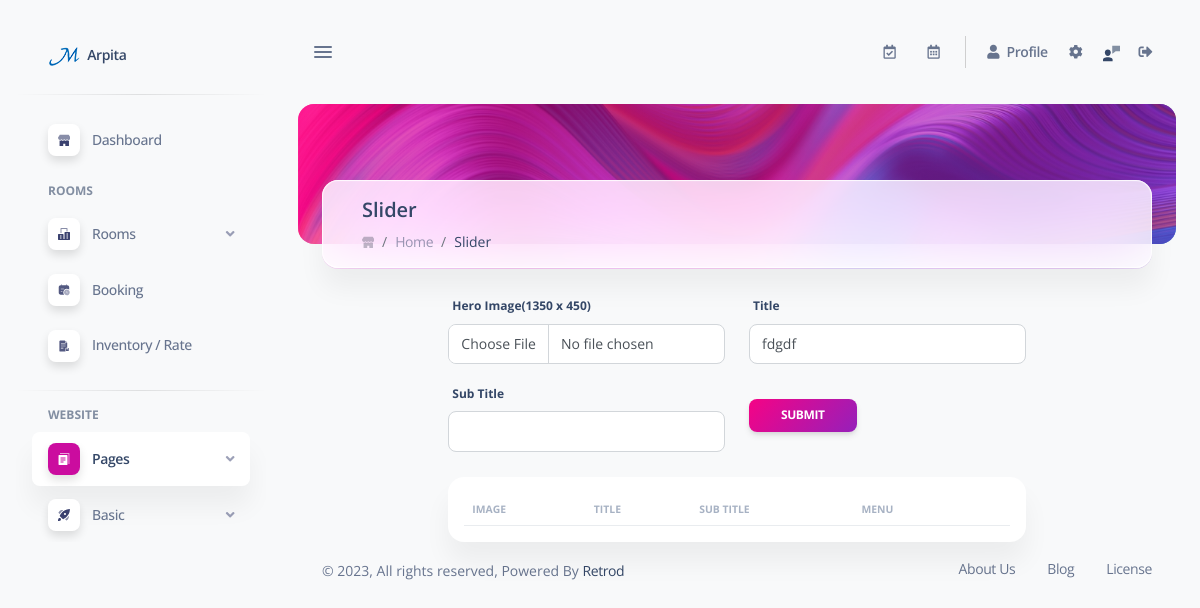
Page /be/admin/hero-section.php?update=6 (signed in) on the committed database.
### tables this page shows
CREATE TABLE `profile` (
  `id` int(11) NOT NULL,
  `name` varchar(250) NOT NULL,
  `email` varchar(250) NOT NULL,
  `primaryphone` varchar(150) NOT NULL,
  `address` text NOT NULL,
  `district` varchar(250) NOT NULL,
  `pincode` varchar(250) NOT NULL,
  `gst` varchar(250) NOT NULL,
  `description` text NOT NULL,
  `logo` varchar(250) NOT NULL,
  `logo2` varchar(250) NOT NULL,
  `favicon` varchar(250) NOT NULL,
  `url` varchar(550) NOT NULL,
  `checkIn` varchar(250) NOT NULL,
  `checkOut` varchar(250) NOT NULL,
  `waNo` varchar(15) DEFAULT NULL,
  `fbLink` varchar(250) NOT NULL,
  `inLink` varchar(250) NOT NULL,
  `twLink` varchar(250) NOT NULL
);

CREATE TABLE `herosection` (
  `id` int(11) NOT NULL,
  `page` int(11) NOT NULL,
  `img` varchar(250) NOT NULL,
  `title` varchar(250) NOT NULL,
  `subTitle` varchar(250) NOT NULL,
  `description` text NOT NULL,
  `status` int(11) NOT NULL DEFAULT 1
);

### be/admin/include/function.php (called while the page is built, shortened)
<?php
function hotelDetail(){
    global $conDB;
    $sql = mysqli_query($conDB, "select * from profile");
    $row = mysqli_fetch_assoc($sql);
    return $row;
}
function getSlider($sid='',$page=''){
    global $conDB;
    $sql = "select * from herosection where id!=''";
    if($sid != ''){
        $sql .= " and id = '$sid'";
    }
    $query = mysqli_query($conDB, $sql);
    $data = array();
    if(mysqli_num_rows($query)>0){
        while($row = mysqli_fetch_assoc($query)){
            $data[] = [
                    'id'=>$row['id'],
                    'title'=>$row['title'],
                    'subtitle'=>$row['subTitle'],
                    'img'=>$row['img'],
                    'status'=>$row['status'],
                    'page'=>$row['page'],
                ];
        }
    }else{
        $data = array();
    }
    return $data;
}
?>

### be/admin/hero-section.php (the view, shortened to what this page needs)
<?php
include (SERVER_INCLUDE_PATH.'db.php');
include (SERVER_INCLUDE_PATH.'function.php');
$title = '';
$subTitle = '';
if(isset($_GET['update'])){
    $upId = $_GET['update'];
    $title = getSlider($upId)[0]['title'];
    $subTitle = getSlider($upId)[0]['subtitle'];
}
?>
<!DOCTYPE html>
<html lang="en">
<head>
  <link href="css/icons.css" rel="stylesheet">
  <link href="css/svg.css" rel="stylesheet">
  <link id="pagestyle" href="css/getbootstrap.css" rel="stylesheet">
  <link id="pagestyle" href="css/style.css" rel="stylesheet">
  <link rel="stylesheet" href="https://cdnjs.cloudflare.com/ajax/libs/font-awesome/5.15.0/css/all.min.css">
</head>
<body class="g-sidenav-show  bg-gray-100">
<?php include(SERVER_ADMIN_SCREEN_PATH.'sidebar.php') ?>
  <main class="main-content position-relative max-height-vh-100 h-100 border-radius-lg ">
    <?php include(SERVER_ADMIN_SCREEN_PATH.'navbar.php') ?>
        <div class="container-fluid">
            <div class="page-header min-height-140 border-radius-xl mt-4"
                style="background-image: url('<?php echo FRONT_SITE_IMG.'headerBg.webp' ?>'); background-position-y: 50%;">
                <span class="mask bg-gradient-primary opacity-6"></span>
            </div>
            <div class="card card-body blur shadow-blur mx-4 mt-n6 overflow-hidden">
                <div class="row gx-4">
                    <div class="col-auto">
                    </div>
                    <div class="col-auto my-auto">
                        <div class="h-100">
                            <h5 class="mb-1">
                                Slider
                            </h5>
                            <ol class="breadcrumb bg-transparent mb-0 pb-0 pt-1 px-0 me-sm-6 me-5">
                                <li class="breadcrumb-item text-sm">
                                    <a class="opacity-3 text-dark" href="javascript:;.html">
                                    </a>
                                </li>
                                <li class="breadcrumb-item text-sm"><a class="opacity-5 text-dark" href="<?php echo FRONT_BOOKING_SITE ?>">Home</a></li>
                                <li class="breadcrumb-item text-sm text-dark active" aria-current="page">Slider</li>
                            </ol>
                        </div>
                    </div>
                </div>
            </div>
        </div>
        <div class="container-fluid py-4" id="manage_room">
            <div class="row">
                <div class="col-12">
                    <div class="multisteps-form">
                        <div class="row">
                            <div class="col-12 col-lg-8 m-auto">
                            <form action="" method="post" enctype="multipart/form-data">
                                <div class="row p0" style="align-items: center;">
                                    <div class="form_group col-md-6 mb-3">
                                        <label for="roomImage1">Hero Image(1350 x 450)</label>
                                        <input class="form-control" type="file" id="roomImage1" name="heroImage">
                                    </div>
                                    <div class="form_group col-md-6 mb-3">
                                        <label for="title">Title</label>
                                        <input class="form-control" type="text" name="title" id="title" value="<?php echo $title ?>">
                                    </div>
                                    <div class="form_group col-md-6">
                                        <label for="subTitle">Sub Title</label>
                                        <input class="form-control" type="text" name="subTitle" id="subTitle" value="<?php echo $subTitle ?>">
                                    </div>
                                    <div class="form_group col-md-6" style="margin-bottom: 0;">
                                        <button class="btn bg-gradient-primary btn-sm mb-0" type="submit" name="submit">Submit</button>
                                    </div>
                                </div>
                            </form>
                            <div class="s25"></div>
                            <div class="card p-3">
                                <div class="table-responsive">
                                    <table class="table align-items-center mb-0">
                                        <tr>
                                            <th class="text-uppercase text-secondary text-xxs font-weight-bolder opacity-7">Image</th>
                                            <th class="text-uppercase text-secondary text-xxs font-weight-bolder opacity-7">Title</th>
                                            <th class="text-uppercase text-secondary text-xxs font-weight-bolder opacity-7">Sub Title</th>
                                            <th class="text-uppercase text-secondary text-xxs font-weight-bolder opacity-7">Menu</th>
                                            <th class="text-uppercase text-secondary text-xxs font-weight-bolder opacity-7"></th>
                                        </tr>
                                    </table>
                                </div>
                            </div>
                            </div>
                        </div>
                    </div>
                </div>
            </div>
            <?php include(SERVER_ADMIN_SCREEN_PATH.'footer.php') ?>
        </div>
  </main>
</body>
</html>

### be/admin/screen/sidebar.php (shortened to what this page needs)
<aside class="sidenav navbar navbar-vertical navbar-expand-xs border-0 border-radius-xl my-3 fixed-start ms-3 "
    id="sidenav-main">
    <div class="sidenav-header">
      <a class="navbar-brand m-0" href="<?= FRONT_BOOKING_SITE.'/admin' ?>" target="_blank">
        <img src="<?= FRONT_SITE_IMG.hotelDetail()['favicon'] ?>" class="navbar-brand-img h-100" alt="main_logo">
        <span class="ms-1 font-weight-bold"><?php echo SITE_NAME ?></span>
      </a>
    </div>
    <hr class="horizontal dark mt-0">
    <div class="collapse navbar-collapse  w-auto h-auto" id="sidenav-collapse-main">
      <ul class="navbar-nav">
        <li class="nav-item">
          <a  href="<?php echo FRONT_ADMIN_SITE.'/index.php' ?>" class="nav-link active" aria-controls="dashboardsExamples" role="button" aria-expanded="false">
            <div class="icon icon-shape icon-sm shadow border-radius-md bg-white text-center d-flex align-items-center justify-content-center  me-2">
            </div>
            <span class="nav-link-text ms-1">Dashboard</span>
          </a>
        </li>
        <li class="nav-item mt-3">
          <h6 class="ps-4  ms-2 text-uppercase text-xs font-weight-bolder opacity-6">ROOMS</h6>
        </li>
        <li class="nav-item">
          <a data-bs-toggle="collapse" href="#pagesExamples" class="nav-link roomLink" aria-controls="pagesExamples"
            role="button" aria-expanded="false">
            <div
              class="icon icon-shape icon-sm shadow border-radius-md bg-white text-center d-flex align-items-center justify-content-center  me-2">
            </div>
            <span class="nav-link-text ms-1">Rooms</span>
          </a>
        </li>
        <li class="nav-item">
          <a  href="<?php echo FRONT_ADMIN_SITE ?>booking.php" class="nav-link bookingLink" aria-controls="dashboardsExamples" role="button" aria-expanded="false">
            <div class="icon icon-shape icon-sm shadow border-radius-md bg-white text-center d-flex align-items-center justify-content-center  me-2">
            </div>
            <span class="nav-link-text ms-1">Booking</span>
          </a>
        </li>
        <li class="nav-item">
          <a  href="<?php echo FRONT_ADMIN_SITE ?>inventory.php" class="nav-link inventoryLink" aria-controls="dashboardsExamples" role="button" aria-expanded="false">
            <div class="icon icon-shape icon-sm shadow border-radius-md bg-white text-center d-flex align-items-center justify-content-center  me-2">
            </div>
            <span class="nav-link-text ms-1">Inventory / Rate</span>
          </a>
        </li>
        <li class="nav-item">
          <hr class="horizontal dark">
          <h6 class="ps-4  ms-2 text-uppercase text-xs font-weight-bolder opacity-6">Website</h6>
        </li>
        <li class="nav-item">
          <a data-bs-toggle="collapse" href="#componentsExamples" class="nav-link pageLink" aria-controls="componentsExamples"
            role="button" aria-expanded="false">
            <div
              class="icon icon-shape icon-sm shadow border-radius-md bg-white text-center d-flex align-items-center justify-content-center  me-2">
            </div>
            <span class="nav-link-text ms-1">Pages</span>
          </a>
        </li>
        <li class="nav-item">
          <a data-bs-toggle="collapse" href="#basicExamples" class="nav-link basicLink" aria-controls="basicExamples"
            role="button" aria-expanded="false">
            <div
              class="icon icon-shape icon-sm shadow border-radius-md bg-white text-center d-flex align-items-center justify-content-center  me-2">
            </div>
            <span class="nav-link-text ms-1">Basic</span>
          </a>
        </li>
      </ul>
    </div>
  </aside>

### be/admin/css/svg.css (style rules this page uses)
.icon { display: inline-block; color: #111111; height: 1em; width: 1em; }
.icon-sm { height: 0.8em; width: 0.8em; }
.icon { fill: currentColor; stroke: none; }

### be/admin/css/style.css (style rules this page uses)
* { caret-color: #444444; }
.s25 { width: 100%; height: 25px; display: block; }

### rows in the picture
profile: favicon (picture)
herosection: title "fdgdf"

### other values in the picture
SITE_NAME "Arpita"
